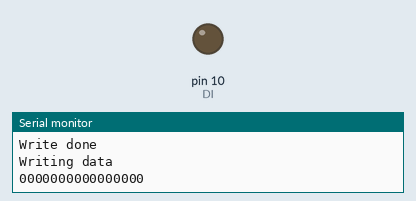
Bench run of a sketch on a simulated Arduino Uno, built with avr-gcc and run on an emulated ATmega328P. On the bench: output pins drawn as LEDs (lit = HIGH), the last lines printed to the serial monitor. Pins used as bus, display or sensor lines are not drawn.

Above: at 0.8 s.
At 2.0 s:
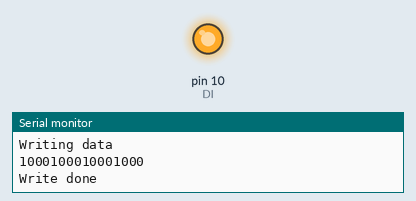
Timing chart, 0 to 3.5 s (numbered marks = the images above):
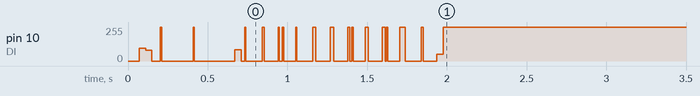

The sketch:

eeprom_programmer_git.ino
```cpp
#define CE 8
#define SK 9
#define DI 10
#define DO 11

void setup() {
  // Chip enable
  pinMode(CE, OUTPUT);
  digitalWrite(CE, HIGH);

  // Serial clock
  pinMode(SK, OUTPUT);
  digitalWrite(SK, LOW);

  // Data in (to EEPROM)
  pinMode(DI, OUTPUT);
  digitalWrite(DI, LOW);

  // Data out (from EEPROM)
  pinMode(DO, INPUT);

  Serial.begin(9600);
  Serial.println("Started");

  int address = 0b0000;
  // int data = 0b1000100010001000; // This should theoretically set the pin to 0000 = disabled, but does not work
  int data = 0b0001000100010001; // Sets the pin to 7777 (writes 1111). See decoding table below.

  // Decoding table for pin
  // https://www.turbododge.com/threads/resetting-code-on-pioneer-dex-77.137295/page-2
  // Memory	Pin
  // 8	    0
  // 4	    1
  // C	    2
  // 2	    3
  // A	    4
  // 6	    5
  // E	    6
  // 1	    7
  // 9	    8
  // 5	    9

  sendRCL();
  sendWREN();
  // Wiping memory
  for (int i = 0; i <= 15; i++) {
    writeWord(i, 0);
  }
  // Writing known PIN (7777)
  writeWord(address, data);
  sendSTO();
}

void loop() {}

// Send a single bit, with clock pulse
void sendBit(uint8_t bit) {
  delay(1);
  digitalWrite(DI, bit ?  HIGH : LOW);
  delay(1);
  digitalWrite(SK, HIGH);
  delay(1);
  digitalWrite(SK, LOW);
  delay(1);
}

// Receive a single bit from DO, with clock pulse
uint8_t receiveBit() {
  digitalWrite(SK, HIGH);
  delay(1);
  uint8_t bit = digitalRead(DO);
  digitalWrite(SK, LOW);
  delay(1);
  return bit;
}

// Send recall instruction (1XXXX101)
void sendRCL() {
  digitalWrite(CE, HIGH);
  delay(1);

  // Send instruction: 10000101
  sendBit(1);  // Start bit
  sendBit(0);  // Don't care
  sendBit(0);  // Don't care
  sendBit(0);  // Don't care
  sendBit(0);  // Don't care
  sendBit(1);  // Opcode bit
  sendBit(0);  // Opcode bit
  sendBit(1);  // Opcode bit (RCL = 101)

  digitalWrite(CE, LOW);
  delay(1);
}

// Send write enable instruction (1XXXX100)
void sendWREN() {
  digitalWrite(CE, HIGH);
  delay(1);

  // Send instruction:  10000100
  sendBit(1);  // Start bit
  sendBit(0);  // Don't care
  sendBit(0);  // Don't care
  sendBit(0);  // Don't care
  sendBit(0);  // Don't care
  sendBit(1);  // Opcode bit
  sendBit(0);  // Opcode bit
  sendBit(0);  // Opcode bit (WREN = 100)

  digitalWrite(CE, LOW);  // Reset instruction register
  delay(1);
}

// Send write disable instruction (1XXXX000)
void sendWRDS() {
  digitalWrite(CE, HIGH);
  delay(1);

  // Send instruction: 10000000
  sendBit(1);  // Start bit
  sendBit(0);  // Don't care
  sendBit(0);  // Don't care
  sendBit(0);  // Don't care
  sendBit(0);  // Don't care
  sendBit(0);  // Opcode bit
  sendBit(0);  // Opcode bit
  sendBit(0);  // Opcode bit (WRDS = 000)

  digitalWrite(CE, LOW);
  delay(1);
}

// Send store instruction (1XXXX001)
void sendSTO() {
  digitalWrite(CE, HIGH);
  delay(1);

  // Send instruction: 10000001
  sendBit(1);  // Start bit
  sendBit(0);  // Don't care
  sendBit(0);  // Don't care
  sendBit(0);  // Don't care
  sendBit(0);  // Don't care
  sendBit(0);  // Opcode bit
  sendBit(0);  // Opcode bit
  sendBit(1);  // Opcode bit (STO = 001)

  digitalWrite(CE, LOW);
  delay(1);
}

// Write 16-bit word to address
// Instruction format: 1AAAA011 followed by 16 data bits
void writeWord(uint8_t address, uint16_t data) {
  digitalWrite(CE, HIGH);

  // Send instruction byte:  1AAAA011
  sendBit(1);  // Start bit

  // Send 4-bit address (MSB first)
  sendBit((address >> 3) & 0x01);
  sendBit((address >> 2) & 0x01);
  sendBit((address >> 1) & 0x01);
  sendBit(address & 0x01);

  // Send opcode 011 (WRITE)
  sendBit(0);
  sendBit(1);
  sendBit(1);

  delay(1);

  // Send 16-bit data (LSB first: D0 to D15)
  Serial.println("Writing data");
  for (int i = 0; i <= 15; i++) {
    int bit = (data >> i) & 0x01;
    sendBit(bit);
    Serial.print(bit);
  }
  Serial.println();
  Serial.println("Write done");

  digitalWrite(CE, LOW);  // Complete write operation
  delayMicroseconds(1);

  // Wait for internal write cycle to complete (up to 5ms typical)
  delay(10);
}

// Note: This is not working as I would excpect and the output is wrong
// // Read 16-bit word from address
// // Instruction format: 1AAAA11X followed by reading 16 data bits
// uint16_t readWord(uint8_t address) {
//   uint16_t data = 0;

//   digitalWrite(CE, HIGH);
//   delayMicroseconds(1);

//   // Send instruction byte: 1AAAA110
//   sendBit(1);  // Start bit

//   // Send 4-bit address (MSB first)
//   sendBit((address >> 3) & 0x01);
//   sendBit((address >> 2) & 0x01);
//   sendBit((address >> 1) & 0x01);
//   sendBit(address & 0x01);

//   // Send opcode 110 (READ)
//   sendBit(1);
//   sendBit(1);
//   sendBit(0);

//   // Generate the "don't care" bit clock (SK #8)
//   delay(1);
//   digitalWrite(SK, HIGH);
//   delay(1);
//   digitalWrite(SK, LOW);
//   delay(1);

//   // D₀ is now valid on DO line (clocked by falling edge of SK #8)
//   // Read it BEFORE generating the next clock
//   uint8_t bit0 = digitalRead(DO);
//   data |= (bit0 << 0);
//   Serial.println("Reading");
//   Serial.print(bit0);

//   // Read remaining 15 bits (D1 to D15) with clock pulses
//   for (int i = 1; i <= 15; i++) {
//     uint8_t bit = receiveBit();
//     data |= (bit << i);
//     Serial.print(bit);
//   }
//   Serial.println();
//   Serial.println("Done reading");

//   digitalWrite(CE, LOW);
//   delayMicroseconds(1);

//   return data;
// }
```
